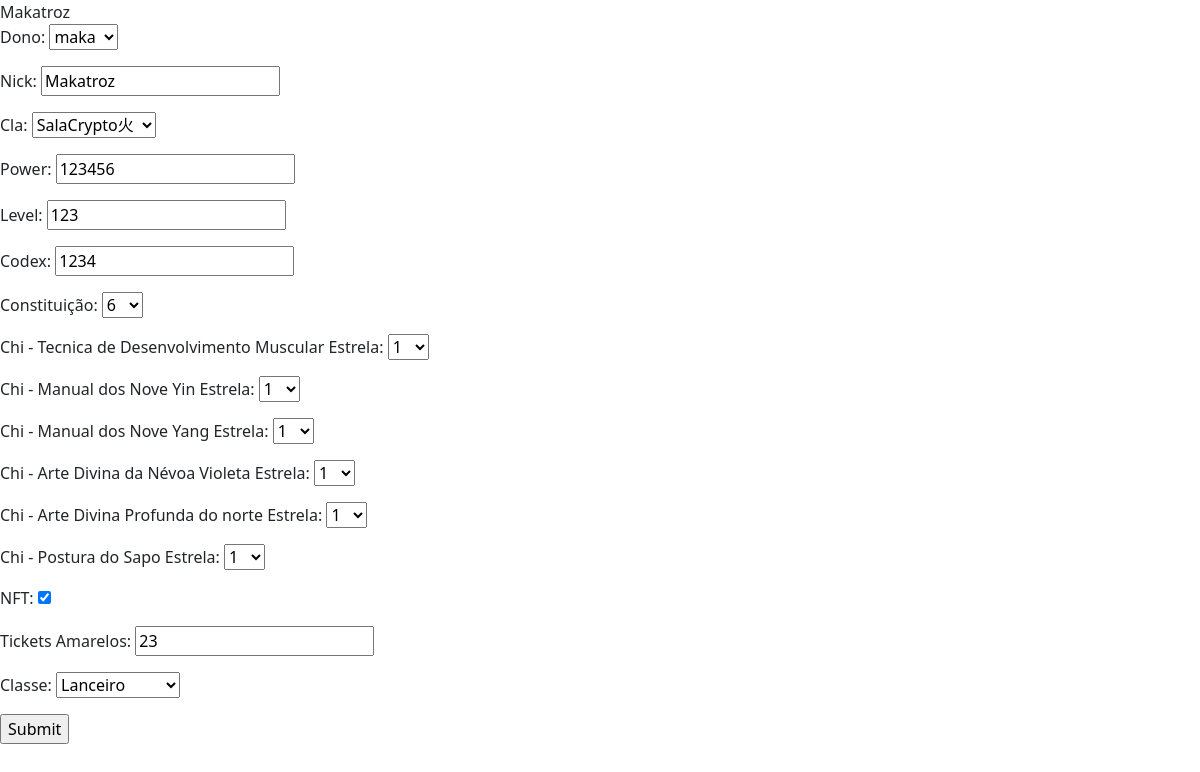
The app's page /edit_player/3/ (signed in), older data.
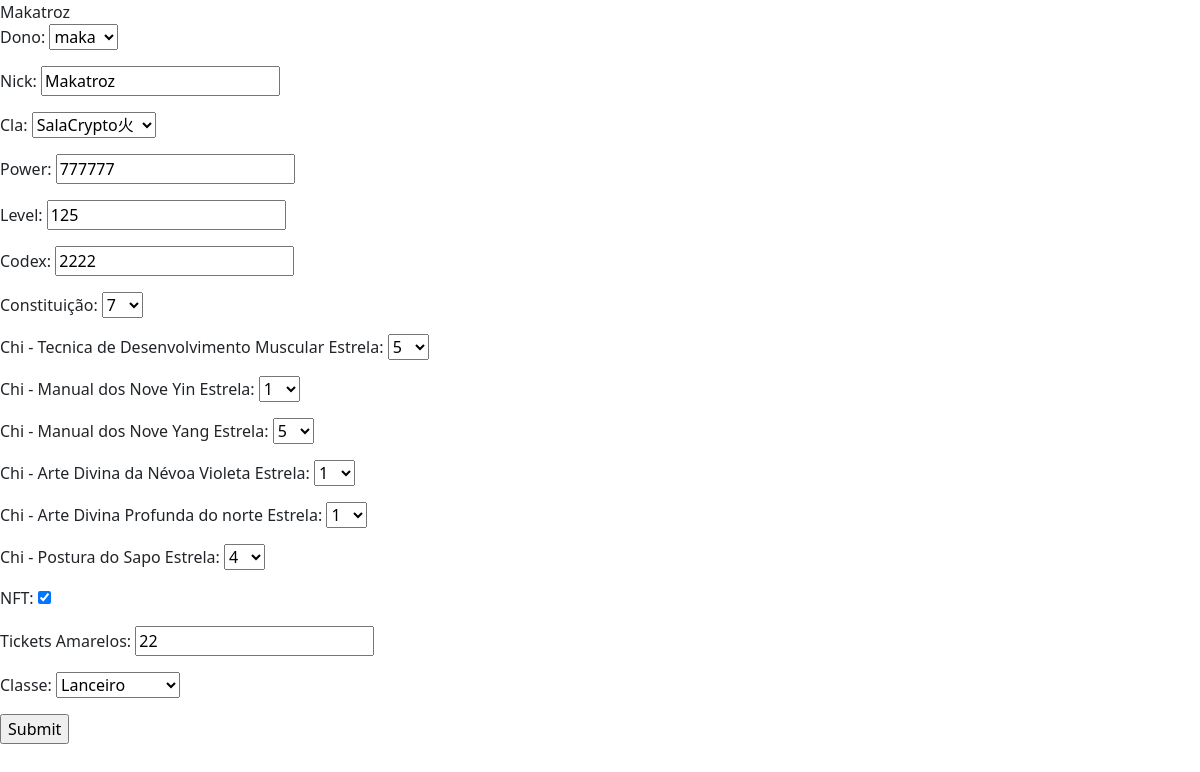
The same page, newer data.
### salacrypto_app/models.py (models this page shows, shortened)
class Player(models.Model):
    dono = models.ForeignKey(User, on_delete=models.CASCADE, null=True)
    nick = models.CharField(max_length=100,)
    cla = models.ForeignKey(Cla, on_delete=models.CASCADE)
    power = models.IntegerField( validators=[
            MaxValueValidator(999999),
        ]
    )
    level = models.IntegerField( validators=[
            MaxValueValidator(999),
        ]
    )
    codex = models.IntegerField( validators=[
            MaxValueValidator(9999),
        ]
    )
    constituicao = models.IntegerField("Constituição", default=1, choices=((num, num) for num in range(1,20)))
    chi_tec_desen_musc = models.IntegerField("Chi - Tecnica de Desenvolvimento Muscular Estrela", default=1, choices=((num, num)
    for num in range(1, 19)))
    chi_manu_nove_yin = models.IntegerField("Chi - Manual dos Nove Yin Estrela", default=1, choices=((num, num)
    for num in range(1, 19)))
    chi_manu_nove_yang = models.IntegerField("Chi - Manual dos Nove Yang Estrela", default=1, choices=((num, num)
    for num in range(1, 19)))
    chi_arte_div_nev_violeta = models.IntegerField("Chi - Arte Divina da Névoa Violeta Estrela", default=1, choices=((num, num)
    for num in range(1, 11)))
    chi_arte_div_prof_norte = models.IntegerField("Chi - Arte Divina Profunda do norte Estrela", default=1, choices=((num, num)
    for num in range(1, 11)))
    chi_postura_sapo = models.IntegerField("Chi - Postura do Sapo Estrela", default=1, choices=((num, num)
    for num in range(1, 11)))
    nft = models.BooleanField("NFT", default=False)
    ticket = models.IntegerField("Tickets Amarelos:", validators=[
        MaxValueValidator(99),
    ]
    )
    classe = models.ForeignKey(Classe, on_delete=models.CASCADE)
    history = HistoricalRecords()

### salacrypto_app/views.py (the view)
# urls.py: path('edit_player/<int:player_id>/', views.edit_player, name='edit_player'),
def edit_player(request,player_id):
    player = Player.objects.get(dono=request.user, pk=player_id)
    if request.method == 'POST':
        form = PlayerForm(request.POST, instance=player)
        if form.is_valid():
            player = form.save(commit=False)
            player.save()
            return redirect('/all_player')
    else:
        form = PlayerForm(instance=player)
    context = {
        'player': player,
        'form': form
    }
    return render(request, 'edit_player.html', context)

### salacrypto_app/forms.py
class PlayerForm(forms.ModelForm):
    class Meta:
        model = Player
        fields = "__all__"
    def __init__(self, *args, **kwargs):
        self.user = kwargs.pop('user', None)
        super().__init__(*args, **kwargs)
        if self.user:
            self.fields['dono'].initial = self.user
            self.fields['dono'].widget = forms.HiddenInput()

### salacrypto_app/models.py (called while the page is built)
    def __str__(self):
        return self.name

    def __str__(self):
        return self.name

### salacrypto_app/templates/edit_player.html (shortened to what this page needs)
<!DOCTYPE html>
<html lang="en">
<head>
  <link href="https://cdn.jsdelivr.net/npm/bootstrap@5.1.3/dist/css/bootstrap.min.css" rel="stylesheet">
</head>
 <body>
{{ player.nick }}
<form action = "" method = "post">
	{{form.as_p }}
	<input type="submit" value=Submit>
</form>
  </body>
</html>

Row changes from the older to the newer data that the page shows:
changed Player "Makatroz": power "123456" → "777777"; level "123" → "125"; codex "1234" → "2222"; constituicao "6" → "7"; chi_tec_desen_musc "1" → "5"; chi_manu_nove_yang "1" → "5"; chi_postura_sapo "1" → "4"; ticket "23" → "22"
